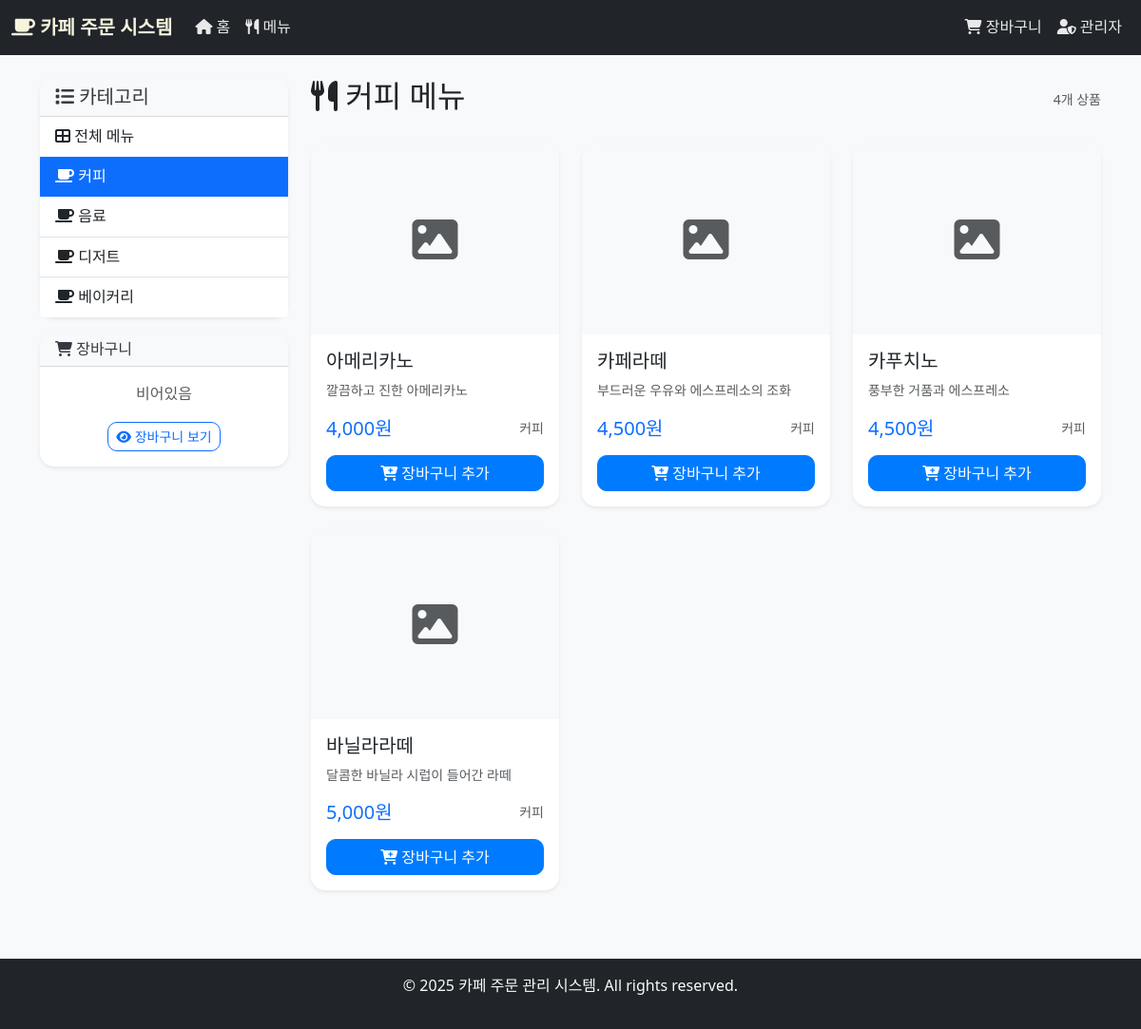
The app's page /user/menu?category=커피 with its own data.
### models.py (models this page shows, shortened)
class Menu(db.Model):
    __tablename__ = 'cafe_menu'
    id = db.Column(db.Integer, primary_key=True)
    name = db.Column(db.String(100), nullable=False)
    category = db.Column(db.String(50), nullable=False)
    price = db.Column(db.Float, nullable=False)
    description = db.Column(db.Text)
    image = db.Column(db.String(255))
    temperature_option = db.Column(db.String(20), default='both')  # 'ice', 'hot', 'both'
    display_order = db.Column(db.Integer, default=9999)
    is_soldout = db.Column(db.Boolean, default=False)
    created_at = db.Column(db.DateTime, default=datetime.now)
    updated_at = db.Column(db.DateTime, default=datetime.now, onupdate=datetime.now)
    order_items = db.relationship('OrderItem', backref='menu', lazy=True)

### app.py (the view)
@app.route('/user/menu')
def user_menu():
    category = request.args.get('category')
    categories = get_categories()
    menus = get_menu_by_category(category)
    cart = session.get('cart', {})
    cart_count = sum(item['quantity'] for item in cart.values())
    return render_template('user/menu.html',
                         menus=menus,
                         categories=categories,
                         selected_category=category,
                         cart_count=cart_count)

### app.py (called while the page is built)
@app.context_processor
def inject_globals():
    cart_count = 0
    if 'cart' in session:
        cart_count = sum(item['quantity'] for item in session['cart'].values())
    return {
        'cart_count': cart_count,
        'admin_logged_in': session.get('admin_logged_in', False),
        'current_year': datetime.now().year
    }

### models.py (called while the page is built)
def get_categories():
    categories = db.session.query(Menu.category).distinct().all()
    return [category[0] for category in categories]

def get_menu_by_category(category=None):
    query = Menu.query.order_by(Menu.display_order.asc(), Menu.id.asc())
    if category:
        query = query.filter_by(category=category)
    return query.all()

### templates/user/menu.html (shortened to what this page needs)
{% extends "base.html" %}
{% block content %}
<div class="container">
    <div class="row">
        <div class="col-md-3 mb-4">
            <div class="card">
                <div class="card-header">
                    <h5 class="mb-0">
                        <i class="fas fa-list"></i> 카테고리
                    </h5>
                </div>
                <div class="list-group list-group-flush">
                    <a href="{{ url_for('user_menu') }}"
                       class="list-group-item list-group-item-action {% if not selected_category %}active{% endif %}">
                        <i class="fas fa-th-large"></i> 전체 메뉴
                    </a>
                    {% for category in categories %}
                    <a href="{{ url_for('user_menu', category=category) }}"
                       class="list-group-item list-group-item-action {% if selected_category == category %}active{% endif %}">
                        <i class="fas fa-coffee"></i> {{ category }}
                    </a>
                    {% endfor %}
                </div>
            </div>
            <div class="card mt-3">
                <div class="card-header">
                    <h6 class="mb-0">
                        <i class="fas fa-shopping-cart"></i> 장바구니
                    </h6>
                </div>
                <div class="card-body text-center">
                    <p class="card-text">
                        {% if cart_count > 0 %}
                        <span class="badge bg-primary fs-6">{{ cart_count }}개 상품</span>
                        {% else %}
                        <span class="text-muted">비어있음</span>
                        {% endif %}
                    </p>
                    <a href="{{ url_for('view_cart') }}" class="btn btn-outline-primary btn-sm">
                        <i class="fas fa-eye"></i> 장바구니 보기
                    </a>
                </div>
            </div>
        </div>
        <div class="col-md-9">
            <div class="d-flex justify-content-between align-items-center mb-4">
                <h2>
                    <i class="fas fa-utensils"></i>
                    {% if selected_category %}
                        {{ selected_category }} 메뉴
                    {% else %}
                        전체 메뉴
                    {% endif %}
                </h2>
                <small class="text-muted">{{ menus|length }}개 상품</small>
            </div>
            {% if menus %}
            <div class="row">
                {% for menu in menus %}
                <div class="col-lg-4 col-md-6 mb-4">
                    <div class="card h-100 menu-item {% if menu.is_soldout %}soldout{% endif %}">
                        {% if menu.image %}
                        <img src="{{ url_for('static', filename='uploads/' + menu.image) }}"
                             class="card-img-top" alt="{{ menu.name }}" style="height: 200px; object-fit: cover;">
                        {% else %}
                        <div class="card-img-top bg-light d-flex align-items-center justify-content-center"
                             style="height: 200px;">
                            <i class="fas fa-image fa-3x text-muted"></i>
                        </div>
                        {% endif %}
                        <div class="card-body d-flex flex-column">
                            <h5 class="card-title">{{ menu.name }}</h5>
                            <p class="card-text text-muted small flex-grow-1">
                                {{ menu.description or '맛있는 ' + menu.name + '입니다.' }}
                            </p>
                            <div class="d-flex justify-content-between align-items-center mb-3">
                                <span class="h5 text-primary mb-0">{{ "{:,}".format(menu.price|int) }}원</span>
                                <small class="text-muted">{{ menu.category }}</small>
                            </div>
                            {% if not menu.is_soldout %}
                            <button type="button" class="btn btn-primary btn-add-cart"
                                    data-menu-id="{{ menu.id }}"
                                    data-menu-name="{{ menu.name }}"
                                    data-menu-price="{{ menu.price }}"
                                    data-temperature-option="{{ menu.temperature_option }}">
                                <i class="fas fa-cart-plus"></i> 장바구니 추가
                            </button>
                            {% else %}
                            <button type="button" class="btn btn-secondary" disabled>
                                <i class="fas fa-times"></i> 품절
                            </button>
                            {% endif %}
                        </div>
                    </div>
                </div>
                {% endfor %}
            </div>
            {% endif %}
        </div>
    </div>
</div>
{% endblock %}

### static/css/style.css (style rules this page uses)
:root { --primary-color: #007bff; --success-color: #28a745; --warning-color: #ffc107; --danger-color: #dc3545; --info-color: #17a2b8; --light-color: #f8f9fa; --dark-color: #343a40; --coffee-brown: #8B4513; --cafe-cream: #F5F5DC; }
body { font-family: 'Segoe UI', Tahoma, Geneva, Verdana, sans-serif; background-color: #f8f9fa; line-height: 1.6; }
.card { border: none; border-radius: 15px; box-shadow: 0 0.125rem 0.25rem rgba(0, 0, 0, 0.075); transition: transform 0.2s ease-in-out, box-shadow 0.2s ease-in-out; }
.card-header { background-color: var(--light-color); border-bottom: 1px solid rgba(0, 0, 0, 0.125); border-radius: 15px 15px 0 0 !important; font-weight: 600; color: var(--dark-color); }
.btn { border-radius: 10px; font-weight: 500; transition: all 0.3s ease; }
.btn-primary { background-color: var(--primary-color); border-color: var(--primary-color); }
.menu-item { position: relative; overflow: hidden; border-radius: 15px; }
.menu-item .card-img-top { border-radius: 15px 15px 0 0; transition: transform 0.3s ease; }

### templates/user/menu.html (style rules this page uses)
.menu-item { transition: transform 0.2s, box-shadow 0.2s; position: relative; overflow: hidden; }
.btn-add-cart { transition: all 0.2s; }
.list-group-item { border: none; border-bottom: 1px solid #dee2e6; }
.list-group-item:last-child { border-bottom: none; }

### records on screen
Menu: name "아메리카노", description "깔끔하고 진한 아메리카노", price "4,000", category "커피"
Menu: name "카페라떼", description "부드러운 우유와 에스프레소의 조화", price "4,500", category "커피"
Menu: name "카푸치노", description "풍부한 거품과 에스프레소", price "4,500", category "커피"
Menu: name "바닐라라떼", description "달콤한 바닐라 시럽이 들어간 라떼", price "5,000", category "커피"

### other values on screen
{{ category }} "커피" "음료" "디저트" "베이커리"
{{ selected_category }} "커피"
{{ menus|length }} "4"
